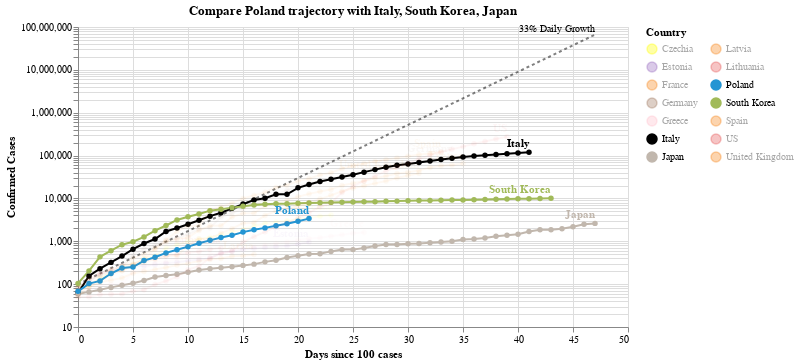

The cell this chart's notebook holds for it:
### Code cell
#hide_input
chart3 = make_since_chart(['Poland'])
chart3

### Figure 1 — Vega-Lite specification as saved in the notebook (floating-point values rounded to 4 significant figures; data arrays with more than 128 entries replaced by an {"elided": "..."} marker saying what was removed)
{"config": {"view": {"continuousWidth": 400, "continuousHeight": 300}}, "layer": [{"mark": {"type": "line", "color": "black", "opacity": 0.5, "strokeDash": [3, 3]}, "encoding": {"x": {"type": "quantitative", "field": "Days since 100 cases"}, "y": {"type": "quantitative", "field": "Confirmed Cases"}}}, {"mark": {"type": "text", "align": "right", "dy": -6, "fontSize": 10, "text": "33% Daily Growth"}, "encoding": {"x": {"type": "quantitative", "field": "Days since 100 cases"}, "y": {"type": "quantitative", "field": "Confirmed Cases"}}, "transform": [{"filter": "(datum['Days since 100 cases'] >= 47)"}]}, {"data": {"name": "data-5f676dd321117d9a9f6727c99a0551b3"}, "mark": {"type": "line", "point": true}, "encoding": {"color": {"type": "nominal", "field": "Country", "legend": {"columns": 2}, "scale": {"domain": ["Czechia", "Estonia", "France", "Germany", "Greece", "Italy", "Japan", "Latvia", "Lithuania", "Poland", "South Korea", "Spain", "US", "United Kingdom"], "range": ["yellow", "#9467bd", "#F58518", "#9D755D", "pink", "black", "#C1B7AD", "#F58518", "#E45756", "#2495D3", "#A1BA59", "#F58518", "#E45756", "#F58518"]}}, "opacity": {"condition": {"value": 1, "selection": "selector001"}, "value": 0.05}, "tooltip": [{"type": "nominal", "field": "Country"}, {"type": "temporal", "field": "Date"}, {"type": "quantitative", "field": "Confirmed Cases"}, {"type": "quantitative", "field": "Days since 100 cases"}], "x": {"type": "quantitative", "field": "Days since 100 cases"}, "y": {"type": "quantitative", "field": "Confirmed Cases", "scale": {"type": "log"}}}, "selection": {"selector001": {"type": "multi", "fields": ["Country"], "bind": "legend", "init": [{"Country": "Poland"}, {"Country": "Italy"}, {"Country": "South Korea"}, {"Country": "Japan"}]}}, "width": 550}, {"data": {"name": "data-5f676dd321117d9a9f6727c99a0551b3"}, "mark": {"type": "text", "align": "right", "dy": -8, "fontWeight": "bold"}, "encoding": {"color": {"type": "nominal", "field": "Country", "legend": {"columns": 2}, "scale": {"domain": ["Czechia", "Estonia", "France", "Germany", "Greece", "Italy", "Japan", "Latvia", "Lithuania", "Poland", "South Korea", "Spain", "US", "United Kingdom"], "range": ["yellow", "#9467bd", "#F58518", "#9D755D", "pink", "black", "#C1B7AD", "#F58518", "#E45756", "#2495D3", "#A1BA59", "#F58518", "#E45756", "#F58518"]}}, "opacity": {"condition": {"value": 1, "selection": "selector001"}, "value": 0.05}, "text": {"type": "nominal", "field": "Country"}, "tooltip": [{"type": "nominal", "field": "Country"}, {"type": "temporal", "field": "Date"}, {"type": "quantitative", "field": "Confirmed Cases"}, {"type": "quantitative", "field": "Days since 100 cases"}], "x": {"type": "quantitative", "field": "Days since 100 cases"}, "y": {"type": "quantitative", "field": "Confirmed Cases", "scale": {"type": "log"}}}, "transform": [{"filter": "(datum['Date'] >= 1585872000000)"}], "width": 550}], "data": {"name": "data-1bab444cdc18c9bb487238cc6179b340"}, "title": "Compare Poland trajectory with Italy, South Korea, Japan", "$schema": "https://vega.github.io/schema/vega-lite/v4.0.2.json", "datasets": {"data-1bab444cdc18c9bb487238cc6179b340": [{"Days since 100 cases": 0, "Confirmed Cases": 100.0}, {"Days since 100 cases": 1, "Confirmed Cases": 133.0}, {"Days since 100 cases": 2, "Confirmed Cases": 176.9}, {"Days since 100 cases": 3, "Confirmed Cases": 235.3}, {"Days since 100 cases": 4, "Confirmed Cases": 312.9}, {"Days since 100 cases": 5, "Confirmed Cases": 416.2}, {"Days since 100 cases": 6, "Confirmed Cases": 553.5}, {"Days since 100 cases": 7, "Confirmed Cases": 736.1}, {"Days since 100 cases": 8, "Confirmed Cases": 979.1}, {"Days since 100 cases": 9, "Confirmed Cases": 1302.0}, {"Days since 100 cases": 10, "Confirmed Cases": 1732.0}, {"Days since 100 cases": 11, "Confirmed Cases": 2303.0}, {"Days since 100 cases": 12, "Confirmed Cases": 3064.0}, {"Days since 100 cases": 13, "Confirmed Cases": 4074.0}, {"Days since 100 cases": 14, "Confirmed Cases": 5419.0}, {"Days since 100 cases": 15, "Confirmed Cases": 7207.0}, {"Days since 100 cases": 16, "Confirmed Cases": 9586.0}, {"Days since 100 cases": 17, "Confirmed Cases": 12750.0}, {"Days since 100 cases": 18, "Confirmed Cases": 16960.0}, {"Days since 100 cases": 19, "Confirmed Cases": 22550.0}, {"Days since 100 cases": 20, "Confirmed Cases": 29990.0}, {"Days since 100 cases": 21, "Confirmed Cases": 39890.0}, {"Days since 100 cases": 22, "Confirmed Cases": 53060.0}, {"Days since 100 cases": 23, "Confirmed Cases": 70560.0}, {"Days since 100 cases": 24, "Confirmed Cases": 93850.0}, {"Days since 100 cases": 25, "Confirmed Cases": 124800.0}, {"Days since 100 cases": 26, "Confirmed Cases": 166000.0}, {"Days since 100 cases": 27, "Confirmed Cases": 220800.0}, {"Days since 100 cases": 28, "Confirmed Cases": 293700.0}, {"Days since 100 cases": 29, "Confirmed Cases": 390600.0}, {"Days since 100 cases": 30, "Confirmed Cases": 519500.0}, {"Days since 100 cases": 31, "Confirmed Cases": 690900.0}, {"Days since 100 cases": 32, "Confirmed Cases": 918900.0}, {"Days since 100 cases": 33, "Confirmed Cases": 1222000.0}, {"Days since 100 cases": 34, "Confirmed Cases": 1625000.0}, {"Days since 100 cases": 35, "Confirmed Cases": 2162000.0}, {"Days since 100 cases": 36, "Confirmed Cases": 2875000.0}, {"Days since 100 cases": 37, "Confirmed Cases": 3824000.0}, {"Days since 100 cases": 38, "Confirmed Cases": 5086000.0}, {"Days since 100 cases": 39, "Confirmed Cases": 6764000.0}, {"Days since 100 cases": 40, "Confirmed Cases": 8996000.0}, {"Days since 100 cases": 41, "Confirmed Cases": 11970000.0}, {"Days since 100 cases": 42, "Confirmed Cases": 15910000.0}, {"Days since 100 cases": 43, "Confirmed Cases": 21170000.0}, {"Days since 100 cases": 44, "Confirmed Cases": 28150000.0}, {"Days since 100 cases": 45, "Confirmed Cases": 37440000.0}, {"Days since 100 cases": 46, "Confirmed Cases": 49790000.0}, {"Days since 100 cases": 47, "Confirmed Cases": 66230000.0}], "data-5f676dd321117d9a9f6727c99a0551b3": {"elided": "437 records"}}}
